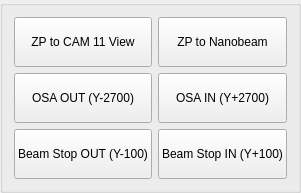
               <widget class="QGroupBox" name="groupBox_21">
                <property name="sizePolicy">
                 <sizepolicy hsizetype="Preferred" vsizetype="Fixed">
                  <horstretch>0</horstretch>
                  <verstretch>0</verstretch>
                 </sizepolicy>
                </property>
                <property name="title">
                 <string/>
                </property>
                <layout class="QGridLayout" name="gridLayout_83">
                 <item row="2" column="0">
                  <widget class="QPushButton" name="pb_zpbsy_out">
                   <property name="text">
                    <string>
Beam Stop OUT (Y-100)
</string>
                   </property>
                  </widget>
                 </item>
                 <item row="1" column="1">
                  <widget class="QPushButton" name="pb_osa_in">
                   <property name="sizePolicy">
                    <sizepolicy hsizetype="Minimum" vsizetype="Preferred">
                     <horstretch>0</horstretch>
                     <verstretch>0</verstretch>
                    </sizepolicy>
                   </property>
                   <property name="text">
                    <string>OSA IN (Y+2700)</string>
                   </property>
                  </widget>
                 </item>
                 <item row="1" column="0">
                  <widget class="QPushButton" name="pb_osa_out">
                   <property name="sizePolicy">
                    <sizepolicy hsizetype="Minimum" vsizetype="Fixed">
                     <horstretch>0</horstretch>
                     <verstretch>0</verstretch>
                    </sizepolicy>
                   </property>
                   <property name="text">
                    <string>
OSA OUT (Y-2700)
</string>
                   </property>
                  </widget>
                 </item>
                 <item row="2" column="1">
                  <widget class="QPushButton" name="pb_zpbsy_in">
                   <property name="text">
                    <string>
Beam Stop IN (Y+100)
</string>
                   </property>
                  </widget>
                 </item>
                 <item row="0" column="0">
                  <widget class="QPushButton" name="pb_zp_cam11_view">
                   <property name="text">
                    <string>
ZP to CAM 11 View
</string>
                   </property>
                  </widget>
                 </item>
                 <item row="0" column="1">
                  <widget class="QPushButton" name="pb_zp_nanobeam">
                   <property name="text">
                    <string>
ZP to Nanobeam
</string>
                   </property>
                  </widget>
                 </item>
                </layout>
               </widget>
